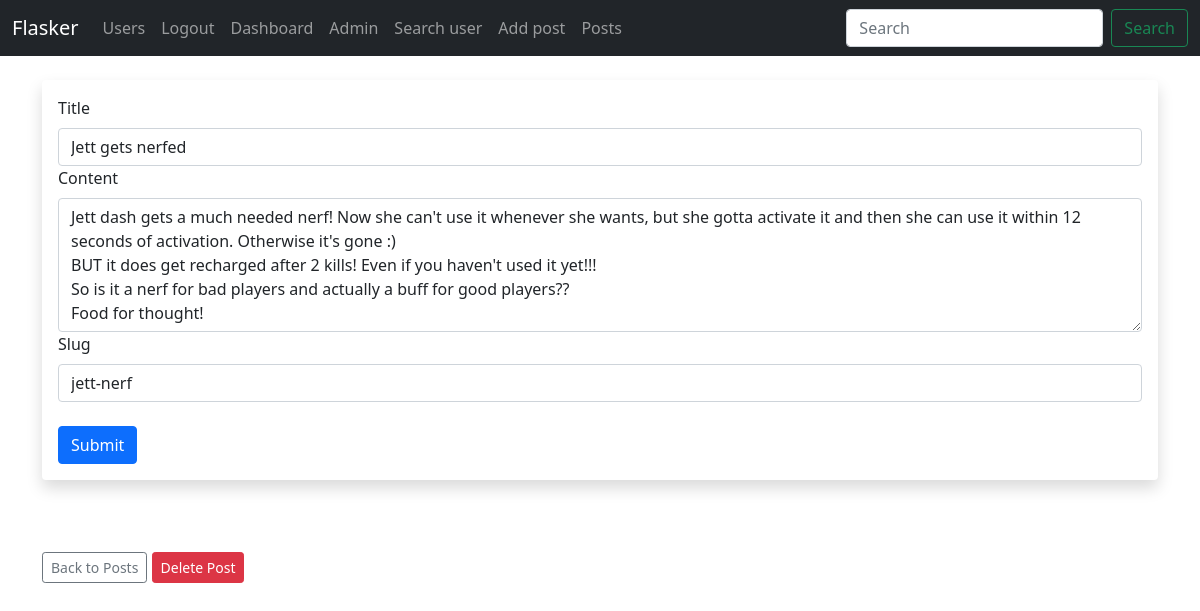
/posts/edit/1 (signed in), run on the app's committed database.
### app.py (models this page shows)
class Posts(db.Model):
    id = db.Column(db.Integer, primary_key=True)
    title = db.Column(db.String(255))
    content = db.Column(db.Text)
    author = db.Column(db.String(255))
    date_posted = db.Column(db.DateTime, default=datetime.utcnow)
    slug = db.Column(db.String(255))
    poster_id = db.Column(db.Integer, db.ForeignKey('users.id'))

### app.py (the view, shortened to what this page needs)
@app.route('/posts/edit/<int:id>', methods=['GET', 'POST'])
@login_required
def edit_post(id):
    post = Posts.query.get_or_404(id)
    form = PostForm()
    if current_user.id == post.poster.id:
        form.title.data = post.title
        form.content.data = post.content
        form.slug.data = post.slug
        return render_template('edit_post.html', form=form, post=post)
    else:
        flash("You cannot edit someone else's post! >__<")
        posts = Posts.query.order_by(Posts.date_posted)
        return render_template('posts.html', posts=posts)

### forms.py
class PostForm(FlaskForm):
    title = StringField("Title", validators=[DataRequired()])
    content = CKEditorField('Content', validators=[DataRequired()])
    author = StringField("Author")
    slug = StringField("Slug", validators=[DataRequired()])
    submit = SubmitField("Submit")

class SearchForm(FlaskForm):
    searched = StringField("Username", validators=[DataRequired()])
    submit = SubmitField("Submit")

### app.py (called while the page is built)
@login_manager.user_loader
def load_user(user_id):
    return Users.query.get(int(user_id))

@app.context_processor
def base():
    form = SearchForm()
    return dict(form=form)

### templates/edit_post.html (shortened to what this page needs)
{% extends 'base.html' %}
{% block content %}
<body>
    <div class="shadow p-3 mb-5 bg-body rounded">
        <form method="POST">
            {{ form.title.label(class = 'form-label')}}
            {{ form.title(class='form-control') }}
            {{ form.content.label(class = 'form-label')}}
            {{ form.content(class='form-control', rows = "5") }}
            {{ form.slug.label(class = 'form-label')}}
            {{ form.slug(class='form-control') }}
            <br />
            {{ form.submit(class = 'btn btn-primary') }}
        </form>
    </div>
    <br />
    <a href="{{ url_for('posts')}}" class="btn btn-outline-secondary btn-sm">Back to Posts</a>
    <a href="{{ url_for('delete_post', id=post.id)}}" class="btn btn-danger btn-sm">Delete Post</a>
    <br /><br />
</body>
{% endblock %}

### data on the page
Posts: title "Jett gets nerfed", content "Jett dash gets a much needed nerf! Now she can't use it whenever she wants, but she gotta activate it and then she can use it within 12 seconds of activation. Otherwise it's gone :) BUT it does get recharged after 2 kills! Even if you haven't used it yet!!! So is it a nerf for bad players and actually a buff for good players?? Food for thought!", slug "jett-nerf"
